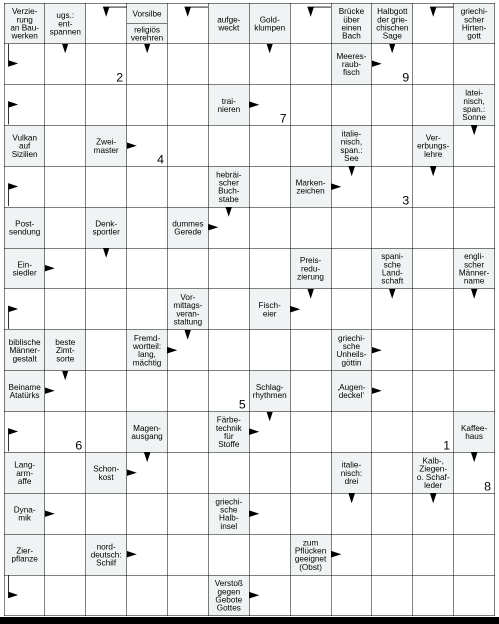
#> input picture data/input_data/165.png, 997 x 1247 px (shown at 1/2 size)
$ python -i ocr_extract.py   (imports and definitions only)
#> lines starting #> are read from the running program, lines starting #| are printed output that depends on the picture
#> further down, picture is the input picture: PIL image 997x1247 RGB; mean R, G, B 236.6, 237.3, 237.5
### kreuzwort/config.py
"""
Zentrale Konfiguration — Pfade und Umgebungserkennung.

Erkennt automatisch ob wir in Ona, Colab oder lokal laufen
und setzt die Datenpfade entsprechend.
"""

import os
from pathlib import Path


def _detect_runtime() -> str:
    """Erkennt die Laufzeitumgebung."""
    # Explizit gesetzt hat Vorrang
    explicit = os.environ.get("RUNTIME_ENV")
    if explicit:
        return explicit.lower()

    # Colab hat immer /content
    if os.path.exists("/content"):
        return "colab"

    # Ona hat /workspaces
    if os.path.exists("/workspaces"):
        return "ona"

    return "local"


RUNTIME = _detect_runtime()

# --- Datenpfade ---
if RUNTIME == "colab":
    DATA_ROOT = Path("/content/drive/MyDrive/Schwedenraetsel_Backup/Kreuzworträtsel_Optimized")
elif RUNTIME == "ona":
    DATA_ROOT = Path("/workspaces/ONA/data")
else:
    # Lokal: data/ relativ zum Projektverzeichnis
    DATA_ROOT = Path(__file__).parent.parent / "data"

INPUT_FOLDER = DATA_ROOT / "input_data"
OUTPUT_FOLDER = DATA_ROOT / "scanner_results"
MODELS_FOLDER = DATA_ROOT / "models"
METADATA_FOLDER = DATA_ROOT / "metadata"
SUPERLEXIKON_DB = DATA_ROOT / "superlexikon_db" / "superlexikon.db"

# --- Rätsel-Dimensionen (Standard: Schwedenrätsel) ---
ANZAHL_ZEILEN = 15
ANZAHL_SPALTEN = 12

# --- API Keys ---
GROQ_API_KEY = os.environ.get("GROQ_API_KEY") or os.environ.get("GROQ_Roche")


def _has_build_cli() -> bool:
    """Prüft ob build-cli verfügbar und eingeloggt ist."""
    import subprocess
    try:
        result = subprocess.run(
            ["build-cli", "auth", "token"],
            capture_output=True, text=True, timeout=10
        )
        return result.returncode == 0 and len(result.stdout.strip()) > 20
    except Exception:
        return False


# Claude via build-cli verfügbar? (nur auf Laptop)
HAS_CLAUDE = _has_build_cli() if RUNTIME == "local" else False

# --- Ordner anlegen ---
# [5 lines left out: function ensure_folders, not called in this run]

### kreuzwort/ocr_extract.py
"""
OCR-Extraktion — liest Fragetexte aus dem Rätsel-PNG.

Nutzt Tesseract OCR auf den vom CNN als 'question' klassifizierten Zellen.
Erzeugt die Datenstrukturen die der Grid-Parser für MCTS-Extraktion braucht.
"""

import numpy as np
from PIL import Image, ImageDraw, ImageEnhance

from kreuzwort.config import ANZAHL_ZEILEN, ANZAHL_SPALTEN
from kreuzwort.grid_parser import is_cell_question, get_cell_bounds
from kreuzwort.ocr_cleaning import clean_ocr_text, clean_ocr_numbers

# Tesseract wird lazy importiert
_tesseract_config = r"-l deu --psm 6"


# [8 lines left out: function _ocr_image, not called in this run]


def _preprocess_cell(img: Image.Image, border_trim: int = 0,
                     scale: int = 3) -> Image.Image:
    """Vergrößert und kontrastiert eine Zelle für bessere OCR."""
#> called with border_trim = 0, scale = 3
    if border_trim > 0:
        draw = ImageDraw.Draw(img)
        d = border_trim
        draw.rectangle([0, 0, img.width, d], fill="white")
        draw.rectangle([0, img.height - d, img.width, img.height], fill="white")
        draw.rectangle([0, 0, d, img.height], fill="white")
        draw.rectangle([img.width - d, 0, img.width, img.height], fill="white")

    new_w = int(img.width * scale)
#> new_w = 2991
    new_h = int(img.height * scale)
#> new_h = 3741
    img = img.resize((new_w, new_h), Image.LANCZOS)
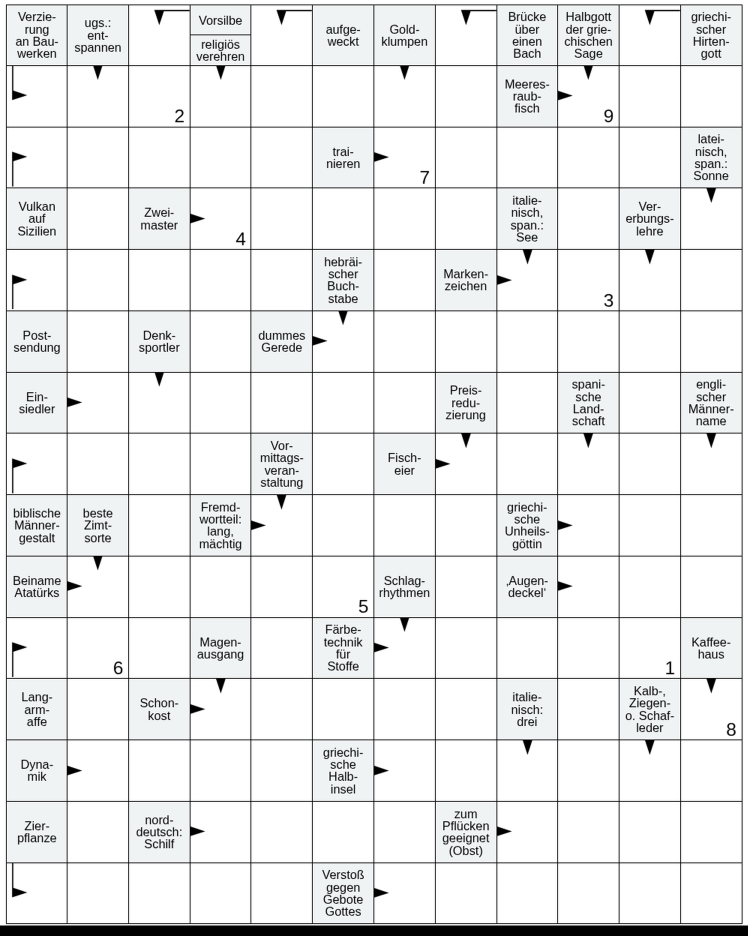
#> img: PIL image 2991x3741 RGB (shown at 1/4 size); mean R, G, B 235.7, 236.3, 236.5
    enhancer = ImageEnhance.Contrast(img)
    img = enhancer.enhance(1.5)
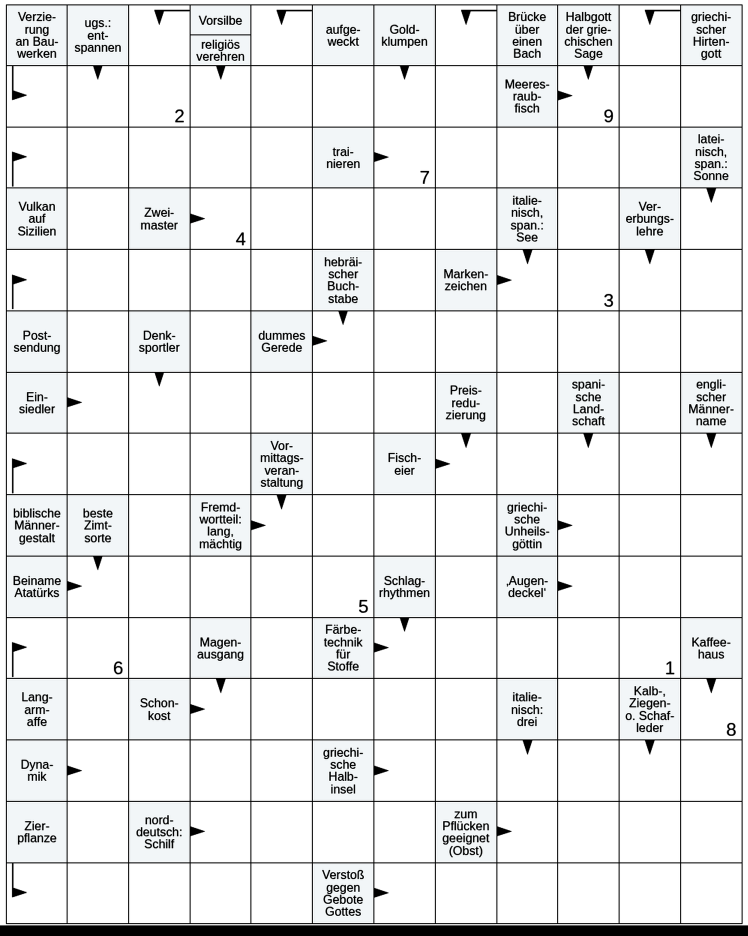
#> img: PIL image 2991x3741 RGB (shown at 1/4 size); mean R, G, B 233.3, 234.1, 234.5
    return img.convert('L')


# [113 lines that did not run here, left out]

>>> from PIL import Image
>>> picture = Image.open('../data/input_data/165.png')
>>> result = _preprocess_cell(picture)
